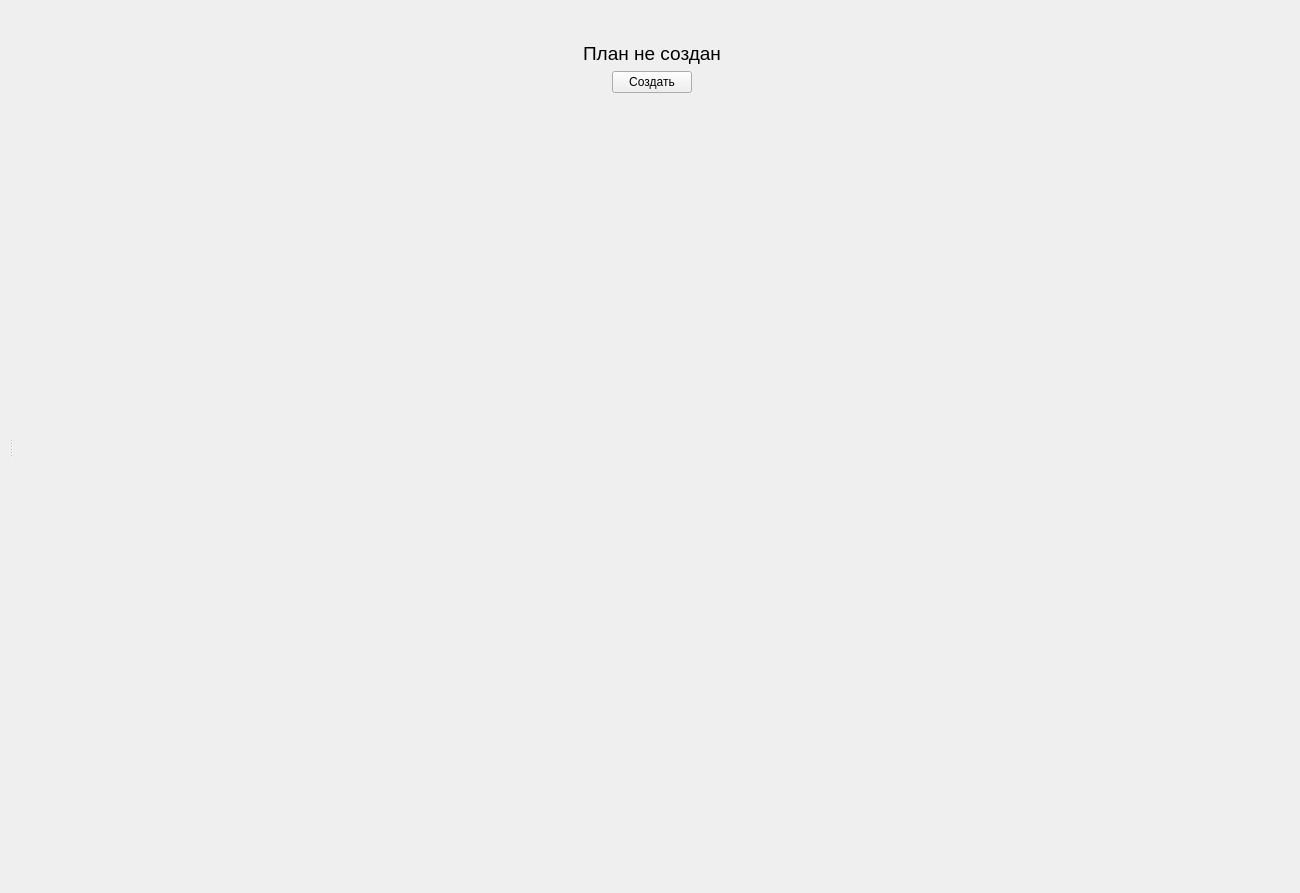
<?xml version="1.0" encoding="UTF-8"?>
<ui version="4.0">
 <class>MainWindow</class>
 <widget class="QMainWindow" name="MainWindow">
  <property name="geometry">
   <rect>
    <x>0</x>
    <y>0</y>
    <width>1300</width>
    <height>893</height>
   </rect>
  </property>
  <property name="windowTitle">
   <string>Индивидуальный план</string>
  </property>
  <property name="windowIcon">
   <iconset resource="../res.qrc">
    <normaloff>:/img/img/icon.png</normaloff>:/img/img/icon.png</iconset>
  </property>
  <widget class="QWidget" name="centralwidget">
   <layout class="QVBoxLayout" name="verticalLayout_6">
    <item>
     <widget class="QSplitter" name="splitter">
      <property name="frameShape">
       <enum>QFrame::NoFrame</enum>
      </property>
      <property name="frameShadow">
       <enum>QFrame::Plain</enum>
      </property>
      <property name="orientation">
       <enum>Qt::Horizontal</enum>
      </property>
      <widget class="FacultyPanel" name="w_facultyPanel" native="true">
       <layout class="QVBoxLayout" name="verticalLayout_4"/>
      </widget>
      <widget class="QWidget" name="">
       <layout class="QVBoxLayout" name="verticalLayout_5">
        <item>
         <widget class="Header" name="w_header" native="true">
          <layout class="QVBoxLayout" name="verticalLayout"/>
         </widget>
        </item>
        <item>
         <widget class="QStackedWidget" name="stackedWidget">
          <property name="currentIndex">
           <number>0</number>
          </property>
          <widget class="QWidget" name="page">
           <layout class="QVBoxLayout" name="verticalLayout_3">
            <item>
             <widget class="QLabel" name="label">
              <property name="font">
               <font>
                <pointsize>14</pointsize>
               </font>
              </property>
              <property name="text">
               <string>План не создан</string>
              </property>
              <property name="alignment">
               <set>Qt::AlignCenter</set>
              </property>
             </widget>
            </item>
            <item>
             <layout class="QHBoxLayout" name="horizontalLayout">
              <item>
               <spacer name="horizontalSpacer">
                <property name="orientation">
                 <enum>Qt::Horizontal</enum>
                </property>
                <property name="sizeHint" stdset="0">
                 <size>
                  <width>40</width>
                  <height>20</height>
                 </size>
                </property>
               </spacer>
              </item>
              <item>
               <widget class="QPushButton" name="btn_create">
                <property name="text">
                 <string>Создать</string>
                </property>
               </widget>
              </item>
              <item>
               <spacer name="horizontalSpacer_2">
                <property name="orientation">
                 <enum>Qt::Horizontal</enum>
                </property>
                <property name="sizeHint" stdset="0">
                 <size>
                  <width>40</width>
                  <height>20</height>
                 </size>
                </property>
               </spacer>
              </item>
             </layout>
            </item>
            <item>
             <spacer name="verticalSpacer">
              <property name="orientation">
               <enum>Qt::Vertical</enum>
              </property>
              <property name="sizeHint" stdset="0">
               <size>
                <width>20</width>
                <height>773</height>
               </size>
              </property>
             </spacer>
            </item>
           </layout>
          </widget>
          <widget class="QWidget" name="page_2">
           <layout class="QVBoxLayout" name="verticalLayout_2">
            <item>
             <widget class="QTabWidget" name="tabWidget">
              <property name="tabPosition">
               <enum>QTabWidget::North</enum>
              </property>
              <property name="tabShape">
               <enum>QTabWidget::Rounded</enum>
              </property>
              <property name="currentIndex">
               <number>0</number>
              </property>
              <widget class="FormTotalTime" name="tab_totalTime">
               <attribute name="title">
                <string>Сводка</string>
               </attribute>
              </widget>
              <widget class="EducationalWorkComplite" name="tab_educationFactical">
               <attribute name="title">
                <string>Выполнение учебной нагрузки</string>
               </attribute>
              </widget>
              <widget class="FormEducationWork" name="tab_educationWork">
               <attribute name="title">
                <string>I. Учебная работа</string>
               </attribute>
              </widget>
              <widget class="FormGenerikWork" name="tab_metod">
               <attribute name="title">
                <string>II. Учебно-методическая работа</string>
               </attribute>
              </widget>
              <widget class="FormGenerikWork" name="tab_research">
               <attribute name="title">
                <string>III. Научно-исследовательская работа</string>
               </attribute>
              </widget>
              <widget class="FormGenerikWork" name="tab_sport">
               <attribute name="title">
                <string>IV. Воспитательная и спортивная работа</string>
               </attribute>
              </widget>
              <widget class="FormGenerikWork" name="tab_other">
               <attribute name="title">
                <string>V. Другие виды работ</string>
               </attribute>
              </widget>
             </widget>
            </item>
           </layout>
          </widget>
         </widget>
        </item>
       </layout>
      </widget>
     </widget>
    </item>
   </layout>
  </widget>
 </widget>
 <customwidgets>
  <customwidget>
   <class>Header</class>
   <extends>QWidget</extends>
   <header>header/header.h</header>
   <container>1</container>
  </customwidget>
  <customwidget>
   <class>FormTotalTime</class>
   <extends>QWidget</extends>
   <header>totaltime/formtotaltime.h</header>
   <container>1</container>
  </customwidget>
  <customwidget>
   <class>FormEducationWork</class>
   <extends>QWidget</extends>
   <header>educationwork/formeducationwork.h</header>
   <container>1</container>
  </customwidget>
  <customwidget>
   <class>FormGenerikWork</class>
   <extends>QWidget</extends>
   <header>generic/formgenerikwork.h</header>
   <container>1</container>
  </customwidget>
  <customwidget>
   <class>EducationalWorkComplite</class>
   <extends>QWidget</extends>
   <header>educationwork/educationalworkcomplite.h</header>
   <container>1</container>
  </customwidget>
  <customwidget>
   <class>FacultyPanel</class>
   <extends>QWidget</extends>
   <header>faculty/facultypanel.h</header>
   <container>1</container>
  </customwidget>
 </customwidgets>
 <resources>
  <include location="../res.qrc"/>
 </resources>
 <connections/>
</ui>
